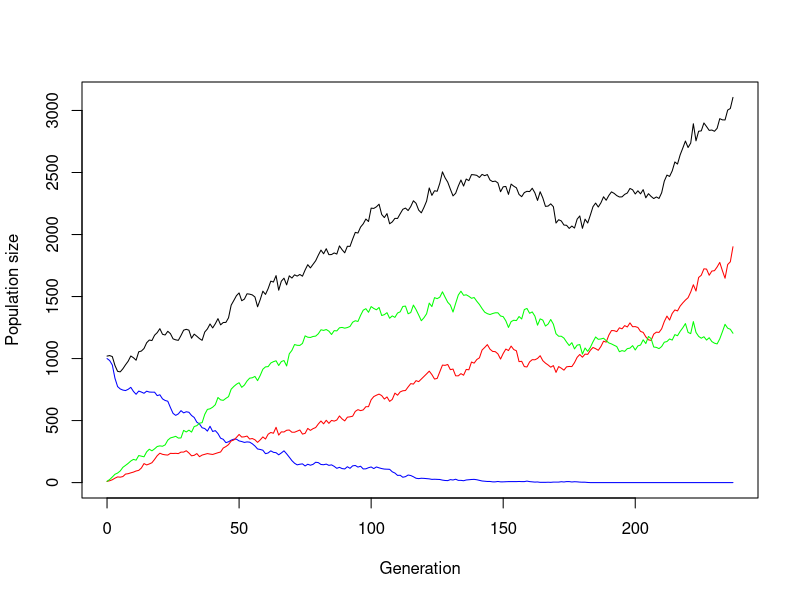

R code for this plot: (Note: this script raises an error after producing the figure.)
## ---- chunk 1
simulate_one_gen <- function(N_wt, N_r, N_s, infection_prob, induction_prob, symbiosis_prob, mut_rate, cost_r, growth_rate) {
  
  # fraction of symbiotic that die from induction
  n_inducted <-rpois(1, N_s * induction_prob)
  
  # fraction of wt that die from infection
  n_infected <-rpois(1, N_wt* infection_prob)
  
  
  # all offspring with same growth rate 
  offsp_wt <- rpois(1, growth_rate * (N_wt - n_infected))
  offsp_s <- rpois(1, growth_rate * (N_s - n_inducted))
  offsp_r <- rpois(1, growth_rate * N_r)
  
  #fitness cost of resistance
  offsp_r = (1-cost_r)*offsp_r
  
   # wt bacteria (offspring) either get infected (& die) or do symbiosis or stay
  prob_wt = 1-mut_rate - symbiosis_prob
  outcome = rmultinom(1,offsp_wt,c(mut_rate,symbiosis_prob,prob_wt))
  
  n_resistant = outcome[1]
  n_symbiotic = outcome[2]
  n_wt = outcome[3]

  

  # determine new population sizes of wild type, resistant and symbiotes
  N_wt_new <- max(n_wt, 0)
  N_s_new <- max(n_symbiotic + offsp_s, 0)
  N_r_new <-  max(offsp_r + n_resistant, 0)
  
  return(c(N_wt_new, N_r_new, N_s_new))
}


# Test the function
N_wt <- 1000
N_r <- 0
N_s <- 0
infection_prob <- 0.005
induction_prob <- 0.01
symbiosis_prob <- 0.05
cost_r <- 0.1
growth_rate <- 1
mut_rate <- 0.1

N_wt <- 1000
N_r <- 100
N_init_s <- 100
infection_prob <- 0.005
induction_prob <- 0.01
symbiosis_prob <- 0
cost_r <- 0
growth_rate <- 10
mut_rate <- 0



print(simulate_one_gen(N_wt, N_r, N_s, infection_prob, symbiosis_prob, induction_prob, mut_rate, cost_r, growth_rate))
## ---- chunk 2
simulate_pop <- function(N_init_wt, N_init_r, N_init_s, infection_prob, induction_prob, symbiosis_prob, mut_rate, cost_r, growth_rate, t_max) {
 
  
  # Create the vector in which to save the results
  pop_vector <- c(N_init_wt, N_init_r, N_init_s)
  # initiate the variables
  pop_new <- c(N_init_wt, N_init_r, N_init_s) 

  # run the simulation until generation t_max
  for (i in 1:t_max) {
    # redefine the current population one generation later
    pop_new <- simulate_one_gen(pop_new[1],pop_new[2], pop_new[3], infection_prob, induction_prob, symbiosis_prob, mut_rate, cost_r, growth_rate)
    # add the new population sizes to the output vector
    pop_vector <- rbind(pop_vector,pop_new)
    # condition to stop the simulation before t_max: either the population exceeds 1.5 times the original population size, or it goes extinct
    if (pop_new[1]+pop_new[2]+pop_new[3]>=3*(N_init_wt+ N_init_r+N_init_s) | pop_new[1]+pop_new[2]+pop_new[3]==0) break
  }
  
  # define the row and column names of the output vector
  rownames(pop_vector) <- (0:t_max)[1:length(pop_vector[,1])] # note that the vector has to be cut if the simulation stopped early
  colnames(pop_vector) <- c("wt","r", "s")
  # return the result
  return(pop_vector)	
}


# Test the function and plot the result
# set t_max to a value to be used througout
max_gen <- 1000
#numbers for each parameter
N_init_wt <- 1000
N_init_r <- 10
N_init_s <- 10
infection_prob <- 0.0045
induction_prob <- 0.008
symbiosis_prob <- 0.02
cost_r <- 0.005
growth_rate <- 1.01
mut_rate <- 0.01

# create your simulation data
output <- simulate_pop(N_init_wt, N_init_r, N_init_s, infection_prob, induction_prob, symbiosis_prob, mut_rate, cost_r, growth_rate, max_gen)
# show the last few lines of the data table
print(tail(output))
# plot the output - note that the plot range and the x axis have to be adjusted based on the length of the table
# determine x axis range 
x_range <- 0:(length(output[,1])-1)
# this plots the total population size
plot(x_range,output[,1]+output[,2]+output[,3],type='l',ylim=c(0,max(output[,1]+output[,2]+output[,3])),xlab = "Generation",ylab = "Population size")
# add number of wild type individuals
lines(x_range,output[,1], col="blue")
# add number of resistant individuals
lines(x_range,output[,2], col="red")
# add number of symbiotic individuals
lines(x_range,output[,3], col="green")
## ---- chunk 3
# set some parameters to fixed values
init_a <- 100
init_A <- 0
m_rate <- 0.001
max_gen <- 1000
# determine how often to run the simulation for each set of parameters
no_replicates <- 100

# set parameters to vary
s_values <- c(0.2,0.3,0.4)
r_values <- c(0.05,0.1,0.15)

# initialize data table - where to collect the results
data_table <- c()
# run the simulation across all chosen parameters
# loop over decay rates
for(rval in r_values){
  # loop over selection coefficients
  for(sval in s_values){
    # different way of running many simulations: make replicates using "repeat" function with a counter i
    # reset counter
    i<-1
    repeat {
      # increase counter by one
      i<-i+1
      # run the simulation once
      one_run <- simulate_pop(init_a,init_A,rval,sval,m_rate,max_gen)
      # determine total population sizes
      total_size <- one_run[,1]+one_run[,2]
      # determine minimum population size
      min_size <- min(total_size)
      # determine (first) generation at which this population size occurred
      min_gen <- as.numeric(which(total_size==min_size)[1])
      # enter the data into the table
      data_table <- rbind(data_table,c(rval,sval,min_gen,min_size)) # note that we add the varying parameters (decay rate and selection coefficient) to the table too
      # stop the repeated computation after no_replicates times
      if(i>no_replicates) break
    }
  }
}
# define column names of data table
colnames(data_table) <- c("r","s","min_gen","no_min")
# show the first lines of the output
print(head(data_table))
